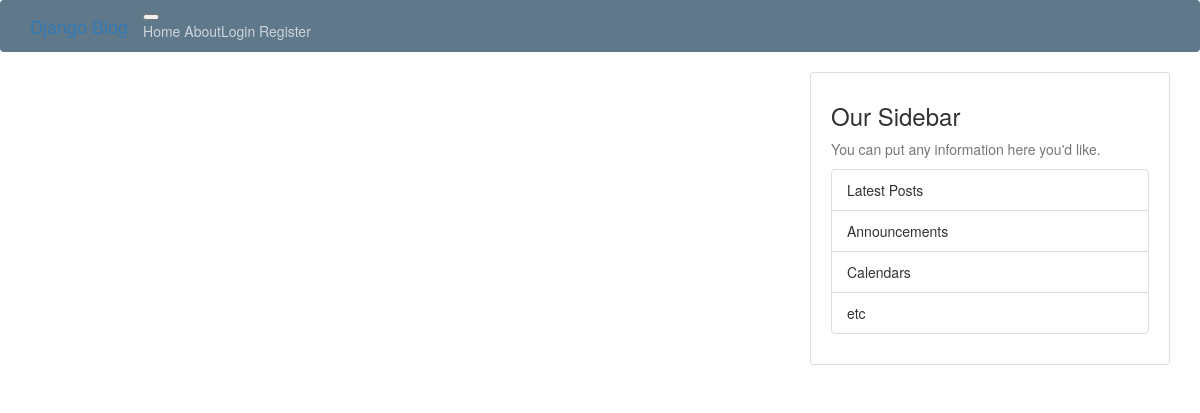
The app's page /, older data.
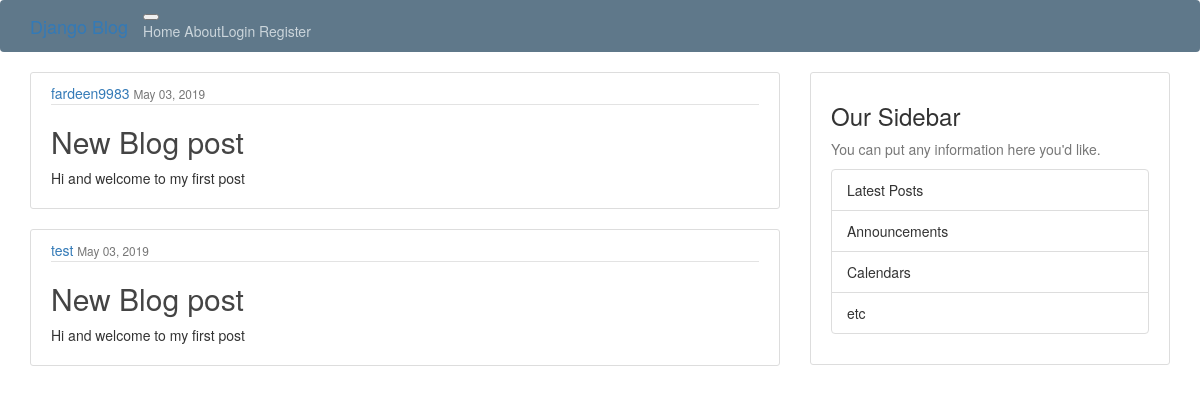
The same page, newer data.
### blog/models.py (models this page shows, shortened)
class Post(models.Model):
    title = models.CharField(max_length=100)
    content = models.TextField()
    date_posted = models.DateTimeField(default=timezone.now)
    author = models.ForeignKey(User,on_delete=models.CASCADE)

### blog/views.py (the view)
# urls.py: 2. Add a URL to urlpatterns:  path('', views.home, name='home')
def home(request):
    context = {
        'posts' : Post.objects.all()
    }
    return render(request,'home.html',context)

### blog/templates/home.html
{% extends "base.html" %}
{% block content %}
    {% for post in posts %}
        <article class="media content-section">
            <div class="media-body">
            <div class="article-metadata">
                <a class="mr-2" href="#">{{ post.author }}</a>
                <small class="text-muted">{{ post.date_posted|date:"F d, Y" }}</small>
            </div>
            <h2><a class="article-title" href="#">{{ post.title }}</a></h2>
            <p class="article-content">{{ post.content }}</p>
            </div>
        </article>
    {% endfor %}
{% endblock content%}

### blog/templates/base.html (shortened to what this page needs)
{% load static %}
<!DOCTYPE html>
<html>
<head>
    <link rel="stylesheet" type="text/css" href="{% static 'main.css' %}">
    <link rel="stylesheet" href="https://stackpath.bootstrapcdn.com/bootstrap/3.4.1/css/bootstrap.min.css">
</head>
<body>
    <header class="site-header">
        <nav class="navbar navbar-expand-md navbar-dark bg-steel fixed-top">
          <div class="container">
            <a class="navbar-brand mr-4" href="{% url 'blog-home' %}">Django Blog</a>
            <button class="navbar-toggler" type="button" data-toggle="collapse" data-target="#navbarToggle" aria-controls="navbarToggle" aria-expanded="false" aria-label="Toggle navigation">
            </button>
            <div class="collapse navbar-collapse" id="navbarToggle">
              <div class="navbar-nav mr-auto">
                <a class="nav-item nav-link" href="{% url 'blog-home' %}">Home</a>
                <a class="nav-item nav-link" href="{% url 'blog-about' %}">About</a>
              </div>
              <div class="navbar-nav">
                {% if user.is_authenticated %}
                  <a class="nav-item nav-link" href="{% url 'profile' %}">Profile</a>
                  <a class="nav-item nav-link" href="{% url 'logout' %}">Logout</a>
                {% else %}
                  <a class="nav-item nav-link" href="{% url 'login' %}">Login</a>
                  <a class="nav-item nav-link" href="{% url 'register' %}">Register</a>
                {% endif %}
              </div>
            </div>
          </div>
        </nav>
    </header>
    <main role="main" class="container">
      <div class="row">
        <div class="col-md-8">
          {% block content %}{% endblock %}
        </div>
        <div class="col-md-4">
          <div class="content-section">
            <h3>Our Sidebar</h3>
            <p class='text-muted'>You can put any information here you'd like.
              <ul class="list-group">
                <li class="list-group-item list-group-item-light">Latest Posts</li>
                <li class="list-group-item list-group-item-light">Announcements</li>
                <li class="list-group-item list-group-item-light">Calendars</li>
                <li class="list-group-item list-group-item-light">etc</li>
              </ul>
            </p>
          </div>
        </div>
      </div>
    </main>
</body>
</html>

### blog/static/main.css (style rules this page uses)
body { background: #fafafa; color: #333333; margin-top: 5rem; }
h1, h2, h3, h4, h5, h6 { color: #444444; }
ul { margin: 0; }
.bg-steel { background-color: #5f788a; }
.site-header .navbar-nav .nav-link { color: #cbd5db; }
.content-section { background: #ffffff; padding: 10px 20px; border: 1px solid #dddddd; border-radius: 3px; margin-bottom: 20px; }
.article-title { color: #444444; }
.article-content { white-space: pre-line; }
.article-metadata { padding-bottom: 1px; margin-bottom: 4px; border-bottom: 1px solid #e3e3e3 }

Row changes from the older to the newer data that the page shows:
added Post: author "fardeen9983", date_posted "May 03, 2019", title "New Blog post", content "Hi and welcome to my first post"
added Post: author "test", date_posted "May 03, 2019", title "New Blog post", content "Hi and welcome to my first post"
